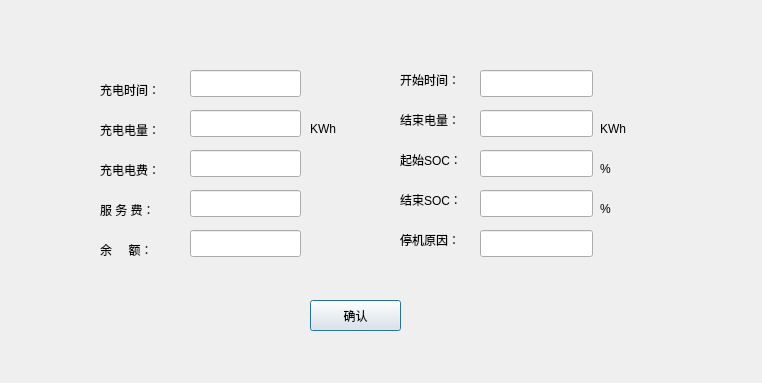
<?xml version="1.0" encoding="UTF-8"?>
<ui version="4.0">
 <class>ChargeBilling</class>
 <widget class="QDialog" name="ChargeBilling">
  <property name="geometry">
   <rect>
    <x>0</x>
    <y>0</y>
    <width>762</width>
    <height>383</height>
   </rect>
  </property>
  <property name="maximumSize">
   <size>
    <width>762</width>
    <height>383</height>
   </size>
  </property>
  <property name="windowTitle">
   <string>Dialog</string>
  </property>
  <widget class="QPushButton" name="pushButton">
   <property name="geometry">
    <rect>
     <x>310</x>
     <y>300</y>
     <width>91</width>
     <height>31</height>
    </rect>
   </property>
   <property name="text">
    <string>确认</string>
   </property>
  </widget>
  <widget class="QWidget" name="widget_billinfo" native="true">
   <property name="geometry">
    <rect>
     <x>50</x>
     <y>40</y>
     <width>611</width>
     <height>241</height>
    </rect>
   </property>
   <widget class="QLabel" name="label_per_2">
    <property name="geometry">
     <rect>
      <x>550</x>
      <y>160</y>
      <width>16</width>
      <height>17</height>
     </rect>
    </property>
    <property name="text">
     <string>%</string>
    </property>
   </widget>
   <widget class="QLineEdit" name="lineEdit_endSOC">
    <property name="geometry">
     <rect>
      <x>430</x>
      <y>150</y>
      <width>113</width>
      <height>27</height>
     </rect>
    </property>
   </widget>
   <widget class="QLabel" name="label_11">
    <property name="geometry">
     <rect>
      <x>50</x>
      <y>160</y>
      <width>74</width>
      <height>20</height>
     </rect>
    </property>
    <property name="text">
     <string>服 务 费：</string>
    </property>
   </widget>
   <widget class="QLabel" name="label_6">
    <property name="geometry">
     <rect>
      <x>350</x>
      <y>30</y>
      <width>74</width>
      <height>20</height>
     </rect>
    </property>
    <property name="text">
     <string>开始时间：</string>
    </property>
   </widget>
   <widget class="QLabel" name="label_4">
    <property name="geometry">
     <rect>
      <x>50</x>
      <y>120</y>
      <width>74</width>
      <height>20</height>
     </rect>
    </property>
    <property name="text">
     <string>充电电费：</string>
    </property>
   </widget>
   <widget class="QLineEdit" name="lineEdit_beginSOC">
    <property name="geometry">
     <rect>
      <x>430</x>
      <y>110</y>
      <width>113</width>
      <height>27</height>
     </rect>
    </property>
   </widget>
   <widget class="QLabel" name="label_10">
    <property name="geometry">
     <rect>
      <x>50</x>
      <y>200</y>
      <width>81</width>
      <height>20</height>
     </rect>
    </property>
    <property name="text">
     <string>余     额：</string>
    </property>
   </widget>
   <widget class="QLineEdit" name="lineEdit_servicecharge">
    <property name="geometry">
     <rect>
      <x>140</x>
      <y>150</y>
      <width>111</width>
      <height>27</height>
     </rect>
    </property>
   </widget>
   <widget class="QLabel" name="label_9">
    <property name="geometry">
     <rect>
      <x>350</x>
      <y>150</y>
      <width>73</width>
      <height>20</height>
     </rect>
    </property>
    <property name="text">
     <string>结束SOC：</string>
    </property>
   </widget>
   <widget class="QLineEdit" name="lineEdit_endelectricity">
    <property name="geometry">
     <rect>
      <x>430</x>
      <y>70</y>
      <width>113</width>
      <height>27</height>
     </rect>
    </property>
   </widget>
   <widget class="QLabel" name="label_8">
    <property name="geometry">
     <rect>
      <x>350</x>
      <y>110</y>
      <width>74</width>
      <height>20</height>
     </rect>
    </property>
    <property name="text">
     <string>起始SOC：</string>
    </property>
   </widget>
   <widget class="QLineEdit" name="lineEdit_begintime">
    <property name="geometry">
     <rect>
      <x>430</x>
      <y>30</y>
      <width>113</width>
      <height>27</height>
     </rect>
    </property>
   </widget>
   <widget class="QLineEdit" name="lineEdit_chargetimes">
    <property name="geometry">
     <rect>
      <x>140</x>
      <y>30</y>
      <width>111</width>
      <height>27</height>
     </rect>
    </property>
   </widget>
   <widget class="QLineEdit" name="lineEdit_electricityfees">
    <property name="geometry">
     <rect>
      <x>140</x>
      <y>110</y>
      <width>111</width>
      <height>27</height>
     </rect>
    </property>
   </widget>
   <widget class="QLabel" name="label_12">
    <property name="geometry">
     <rect>
      <x>350</x>
      <y>190</y>
      <width>73</width>
      <height>20</height>
     </rect>
    </property>
    <property name="text">
     <string>停机原因：</string>
    </property>
   </widget>
   <widget class="QLineEdit" name="lineEdit_chargeelectricity">
    <property name="geometry">
     <rect>
      <x>140</x>
      <y>70</y>
      <width>111</width>
      <height>27</height>
     </rect>
    </property>
   </widget>
   <widget class="QLabel" name="label_7">
    <property name="geometry">
     <rect>
      <x>350</x>
      <y>70</y>
      <width>74</width>
      <height>20</height>
     </rect>
    </property>
    <property name="text">
     <string>结束电量：</string>
    </property>
   </widget>
   <widget class="QLabel" name="label_3">
    <property name="geometry">
     <rect>
      <x>50</x>
      <y>80</y>
      <width>74</width>
      <height>20</height>
     </rect>
    </property>
    <property name="text">
     <string>充电电量：</string>
    </property>
   </widget>
   <widget class="QLabel" name="label_KWh_2">
    <property name="geometry">
     <rect>
      <x>260</x>
      <y>80</y>
      <width>33</width>
      <height>17</height>
     </rect>
    </property>
    <property name="text">
     <string>KWh</string>
    </property>
   </widget>
   <widget class="QLabel" name="label_2">
    <property name="geometry">
     <rect>
      <x>50</x>
      <y>40</y>
      <width>71</width>
      <height>20</height>
     </rect>
    </property>
    <property name="text">
     <string>充电时间：</string>
    </property>
   </widget>
   <widget class="QLabel" name="label_per">
    <property name="geometry">
     <rect>
      <x>550</x>
      <y>120</y>
      <width>16</width>
      <height>17</height>
     </rect>
    </property>
    <property name="text">
     <string>%</string>
    </property>
   </widget>
   <widget class="QLineEdit" name="lineEdit_balance">
    <property name="geometry">
     <rect>
      <x>140</x>
      <y>190</y>
      <width>111</width>
      <height>27</height>
     </rect>
    </property>
   </widget>
   <widget class="QLabel" name="label_KWh_3">
    <property name="geometry">
     <rect>
      <x>550</x>
      <y>80</y>
      <width>33</width>
      <height>17</height>
     </rect>
    </property>
    <property name="text">
     <string>KWh</string>
    </property>
   </widget>
   <widget class="QLineEdit" name="lineEdit_stopreason">
    <property name="geometry">
     <rect>
      <x>430</x>
      <y>190</y>
      <width>113</width>
      <height>27</height>
     </rect>
    </property>
   </widget>
  </widget>
 </widget>
 <resources/>
 <connections/>
</ui>
